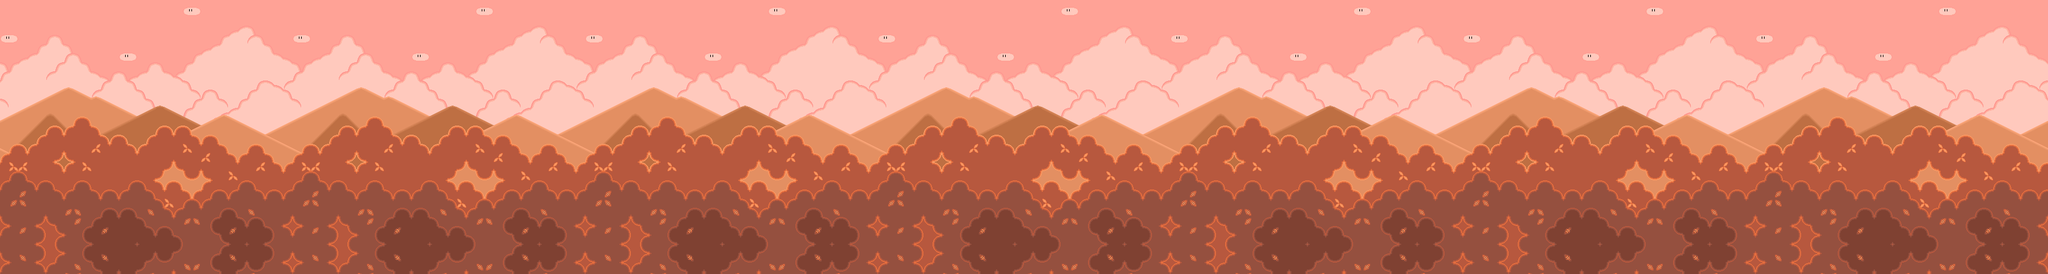

Below is a game level as drawn by its tile map, then a one-line description and the .tmx that defines it (tile-layer data replaced by summaries):
An orthogonal 224x30 tile map with 16x16 px tiles, 2 tile layers (Background, Navigation), 4 hidden layers not drawn, 3 tilesets.

<map version="1.10" tiledversion="1.11.0" orientation="orthogonal" renderorder="right-down" width="224" height="30" tilewidth="16" tileheight="16" infinite="0" nextlayerid="12" nextobjectid="1">
 <properties>
  <property name="bool" type="bool" value="true" />
 </properties>
 <tileset firstgid="1" name="Stage 1" tilewidth="16" tileheight="16" spacing="1" margin="1" tilecount="324" columns="12" objectalignment="topleft">
  <image source="Stage 1.png" width="205" height="460" />
 </tileset>
 <tileset firstgid="325" name="Background" tilewidth="16" tileheight="16" tilecount="6720" columns="224" objectalignment="topleft">
  <image source="Background.png" width="3584" height="480" />
 </tileset>
 <tileset firstgid="7045" name="MapMetadata" tilewidth="16" tileheight="16" spacing="1" margin="1" tilecount="6" columns="3">
  <image source="MapMetadata.png" width="67" height="34" />
 </tileset>
 <imagelayer id="2" name="Backgroud" visible="0" locked="1">
  <image source="Background.png" width="3584" height="480" />
 </imagelayer>
 <imagelayer id="4" name="Copy" visible="0" locked="1">
  <image source="To Copy.png" />
 </imagelayer>
 <layer id="9" name="Background" width="224" height="30">
  <properties>
   <property name="Draw" type="bool" value="true" />
  </properties>
  <data>[6720 cells, 6720 non-empty, 6480 distinct tile ids]</data>
 </layer>
 <layer id="6" name="Map" width="224" height="30" visible="0">
  <properties>
   <property name="Draw" type="bool" value="true" />
  </properties>
  <data>[6720 cells, 721 non-empty, 26 distinct tile ids]</data>
 </layer>
 <layer id="7" name="Colliders" width="224" height="30" visible="0">
  <properties>
   <property name="Collider" type="bool" value="true" />
  </properties>
  <data>[6720 cells, 134 non-empty, 1 distinct tile ids]</data>
 </layer>
 <layer id="11" name="Navigation" width="224" height="30">
  <properties>
   <property name="Draw" type="bool" value="false" />
   <property name="Navigation" type="bool" value="true" />
  </properties>
  <data>[6720 cells, 0 non-empty, 0 distinct tile ids]</data>
 </layer>
</map>
